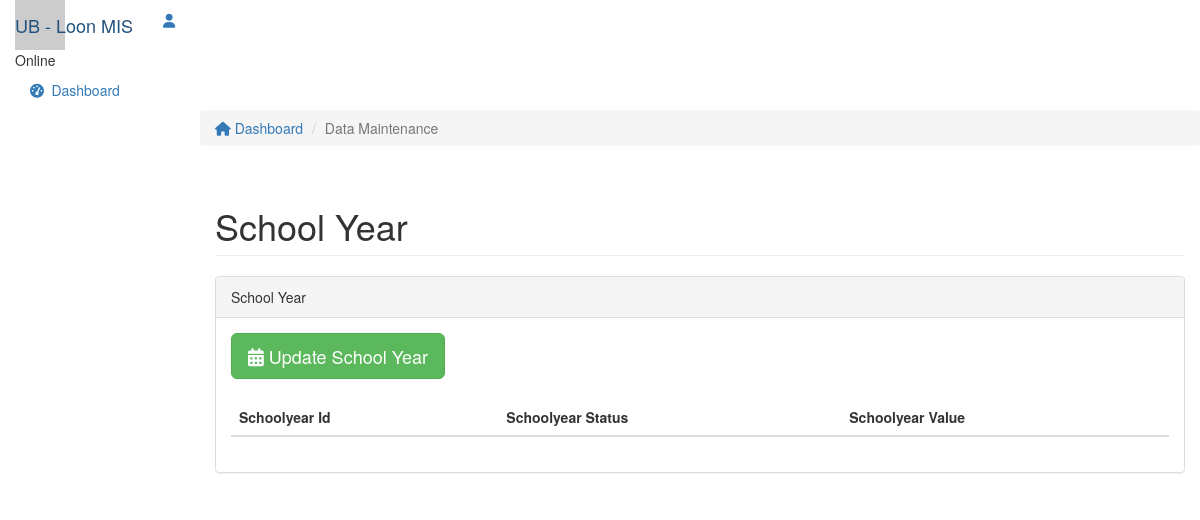
Before: /index.php/school_year with the older database file.
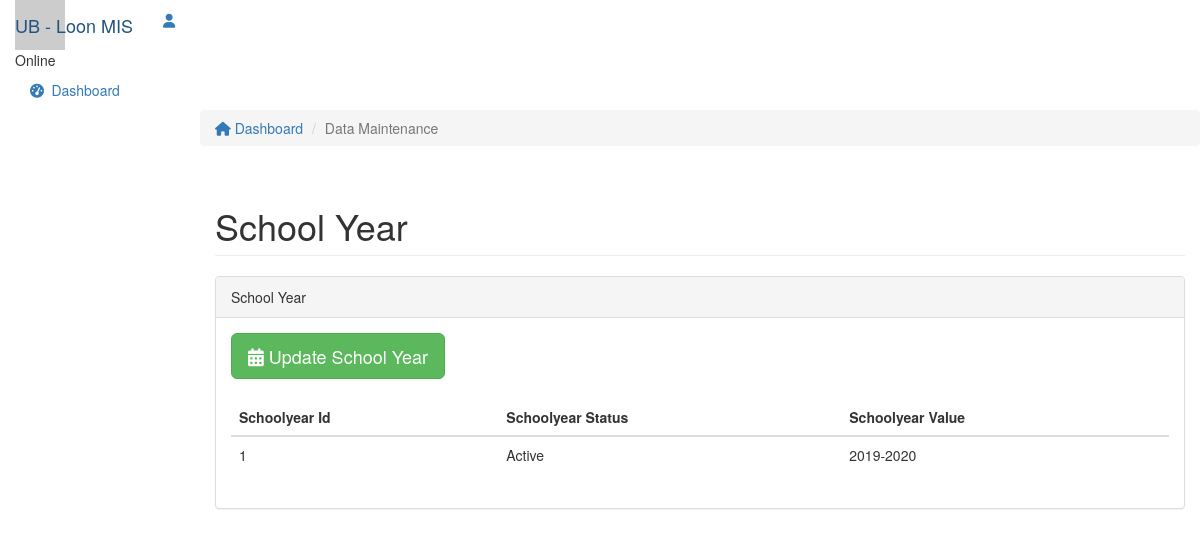
After: the same page with the newer database file.
### tables this page shows
CREATE TABLE `school_year` (
  `schoolyear_id` int(11) NOT NULL,
  `schoolyear_status` int(11) NOT NULL,
  `schoolyear_value` varchar(20) NOT NULL
);

### application/views/layouts/main.php (called while the page is built, shortened)
<?php
$this->load->view('parts/header');
$this->load->view($_view);
?>

### application/controllers/School_year.php (called while the page is built, shortened)
<?php
class School_year extends CI_Controller{
    function __construct()
    {
        $this->load->model('School_year_model');
    }
    function index()
    {
        $data['school_year'] = $this->School_year_model->get_all_school_year();
        $data['page_title'] = 'School Year List';
        $data['_view'] = 'school_year/index';
        $this->load->view('layouts/main',$data);
    }
}

### index.php (called while the page is built, shortened)
<?php
require_once BASEPATH.'core/CodeIgniter.php';

### application/models/School_year_model.php (called while the page is built, shortened)
<?php
class School_year_model extends CI_Model
{
    function get_all_school_year()
    {
        $this->db->order_by('schoolyear_id', 'desc');
        return $this->db->get('school_year')->result_array();
    }
}

### application/views/school_year/index.php (the view, shortened to what this page needs)
<div class="col-sm-9 col-sm-offset-3 col-lg-10 col-lg-offset-2 main">
		<div class="row">
			<ol class="breadcrumb">
				<li><a href="#">
					<em class="fa fa-home"></em> Dashboard
				</a></li>
				<li class="active">Data Maintenance</li>
			</ol>
		</div>
		<div class="row">
			<div class="col-lg-12">
				<h1 class="page-header">School Year</h1>
			</div>
		</div>
		<div class="row">
			<div class="col-lg-12">
				<div class="panel panel-default">
					<div class="panel-heading">School Year</div>
					<div class="panel-body">
						<div class="table-responsive">
							<div>
								<a href="<?php echo base_url('school_year/add'); ?>" class="btn btn-success btn-lg"><i class="fa fa-calendar"></i> Update School Year</a>
							</div>
							<br>
						 <table  class="table table-sy">
						 	<thead>
						    <tr>
								<th>Schoolyear Id</th>
								<th>Schoolyear Status</th>
								<th>Schoolyear Value</th>
						    </tr></thead>
						    <tbody>
							<?php foreach($school_year as $s){ ?>
						    <tr>
								<td><?php echo $s['schoolyear_id']; ?></td>
								<td><?php echo $s['schoolyear_status']==1 ? 'Active' : 'Inactive/Done'; ?></td>
								<td><?php echo $s['schoolyear_value']; ?></td>
						    </tr>
							<?php } ?>
							</tbody>
						</table>
							</div>
						</div>
					</div>
				</div>
			</div>
	</div>

Changed rows visible on the page:
added school_year: schoolyear_id "1", schoolyear_status "Active", schoolyear_value "2019-2020"
